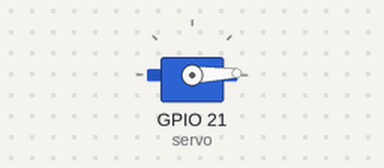
Bench run of a program on a simulated Raspberry Pi (BCM pin numbers). On the bench: servo. Servo angles are drawn from the pulse width (0.5 ms = 0°, 2.5 ms = 180°); what the program prints to the terminal is not drawn.

Above: at 0.05 s.
At 2.05 s:
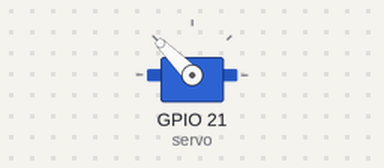
At 4.1 s:
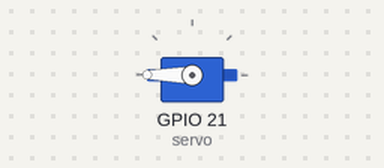
At 8.2 s:
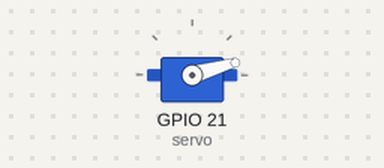
Timing chart, 0 to 14.9 s (numbered marks = the images above):
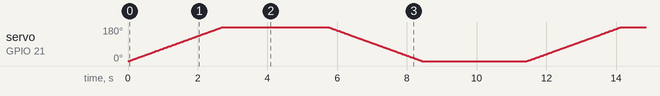

The program:

Sweep2.py
```python
#!/usr/bin/env python3
########################################################################
# Filename    : Sweep.py
# Description : Servo sweep
# Author      : www.freenove.com
# modification: 2023/05/12
########################################################################
import os
# os.system("sudo pigpiod")
from gpiozero import AngularServo
from gpiozero.pins.pigpio import PiGPIOFactory
import time

my_factory = PiGPIOFactory()
myGPIO=21
SERVO_DELAY_SEC = 0.01
myCorrection=0.0
maxPW=(2.5+myCorrection)/1000
minPW=(0.5-myCorrection)/1000
servo =  AngularServo(myGPIO,initial_angle=0,min_angle=0, max_angle=270,min_pulse_width=minPW,max_pulse_width=maxPW,pin_factory=my_factory)

def loop():
    while True:
        for angle in range(0, 271, 1):   # make servo rotate from 0 to 180 deg
            servo.angle = angle
            time.sleep(SERVO_DELAY_SEC)
        time.sleep(3)
        for angle in range(270, -1, -1): # make servo rotate from 180 to 0 deg
            servo.angle = angle
            time.sleep(SERVO_DELAY_SEC)
        time.sleep(3)

if __name__ == '__main__':     # Program entrance
    print ('Program is starting...')
    try:
        loop()
    except KeyboardInterrupt:  # Press ctrl-c to end the program.
        servo.close()
        # os.system("sudo killall pigpiod")
        print("Ending program")
```
